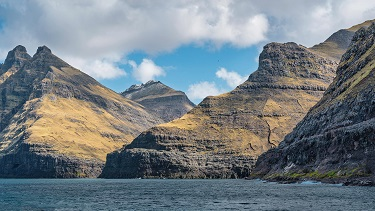
#> input picture datas/paysageResized.jpg, 375 x 211 px
$ python double_size.py
#> lines starting #> are read from the running program, lines starting #| are printed output that depends on the picture
# Ce programme double la taille d'une image en assayant de ne pas trop pixeliser l'image.

from PIL import Image
import os
import numpy as np
from scipy import signal
import time
# Fonction pour doubler la taille d'une image sans trop la pixeliser
def double_size(image):
    # On charge l'image
#> called with image = 'datas/paysageResized.jpg'
    img = Image.open(image)
#> img is the input picture: PIL image 375x211 RGB; mean R, G, B 117.4, 127, 132.7
    print(f"Taille originale {img.size}")
#| Taille originale (375, 211)
    # Convertir la représentation RGB en HSV :
    img = img.convert('HSV')
#> img: PIL image 375x211 HSV; mean H, S, V 119.1, 66.2, 142.3
    # On convertit l'image en tableau numpy
    img = np.array(img, dtype=np.double)
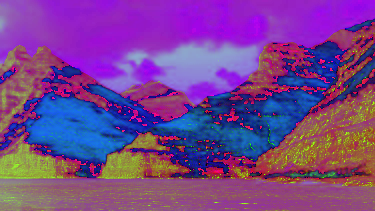
#> img: shape (211, 375, 3) float64; mean R, G, B 119.1, 66.2, 142.3
    # On double sa taille et on la normalise
    img = np.repeat(np.repeat(img, 2, axis=0), 2, axis=1)/255.
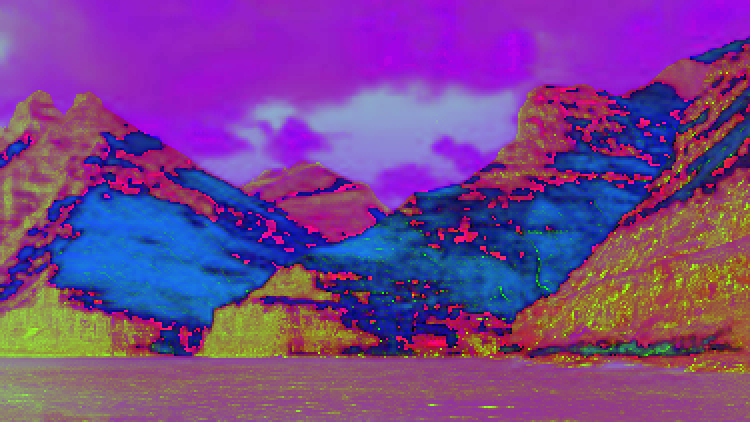
#> img: shape (422, 750, 3) float64; mean R, G, B 0.467, 0.26, 0.558
    print(f"Nouvelle taille : {img.shape}")
#| Nouvelle taille : (422, 750, 3)
    # On crée un masque de flou gaussien
    mask = np.array([[1., 2., 1.], [2., 4., 2.], [1., 2., 1.]]) / 16.
    # On applique le filtre de flou
    blur_image = np.zeros_like(img, dtype=np.double)
    for i in range(3):
        blur_image[:,:,i] = signal.convolve2d(img[:,:,i], mask, mode='same')
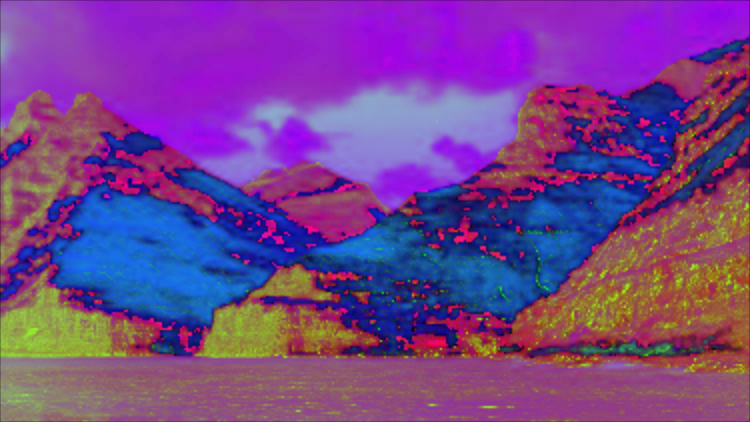
#> blur_image: shape (422, 750, 3) float64; mean R, G, B 0.466, 0.259, 0.557
    # On crée un masque de netteté
    mask = np.array([[0, -1, 0], [-1, 5, -1], [0, -1, 0]])
    # On applique le filtre de netteté uniquement sur la luminance :
    sharpen_image = np.zeros_like(img, dtype=np.double)
    sharpen_image[:,:,:2] = blur_image[:,:,:2]
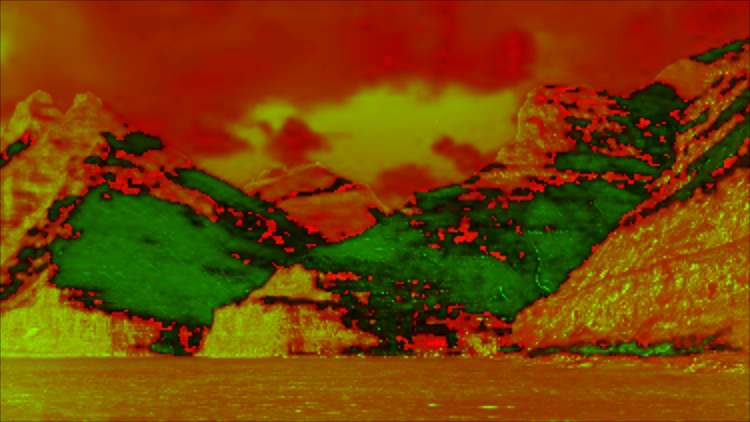
#> sharpen_image: shape (422, 750, 3) float64; mean R, G, B 0.466, 0.259, 0
    sharpen_image[:,:,2] = np.clip(signal.convolve2d(blur_image[:,:,2], mask, mode='same'), 0., 1.)
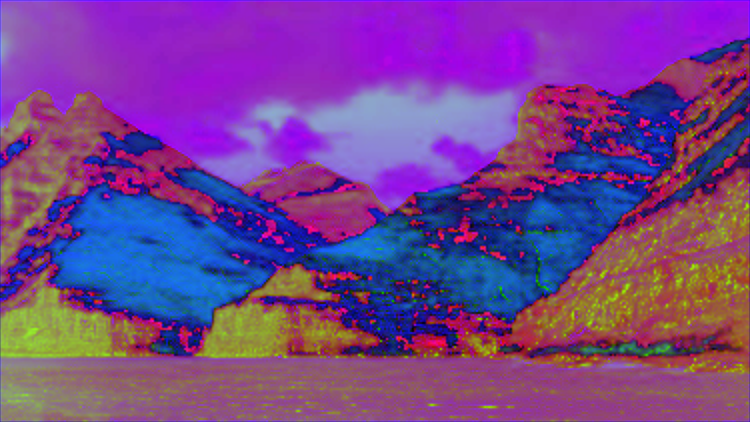
#> sharpen_image: shape (422, 750, 3) float64; mean R, G, B 0.466, 0.259, 0.56
    # On retourne l'image modifiée
    sharpen_image = (255.*sharpen_image).astype(np.uint8)
    return Image.fromarray(sharpen_image, 'HSV').convert('RGB')
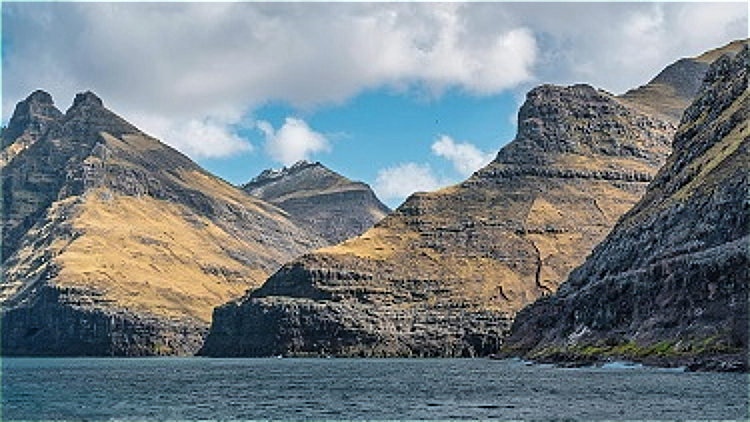
#> returned value: PIL image 750x422 RGB; mean R, G, B 117.6, 127.9, 132.8

path = "datas/"
image = path+"paysageResized.jpg"
start = time.time()
doubled_image = double_size(image)
end = time.time()
# On sauvegarde l'image modifiée
doubled_image.save("sorties/paysage_double.jpg")
print(f"Temps d'exécution : {end-start}")
print("Image sauvegardée")
